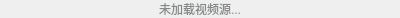
<?xml version="1.0" encoding="UTF-8"?>
<ui version="4.0">
 <class>initWidget</class>
 <widget class="QWidget" name="initWidget">
  <property name="geometry">
   <rect>
    <x>0</x>
    <y>0</y>
    <width>400</width>
    <height>18</height>
   </rect>
  </property>
  <property name="sizePolicy">
   <sizepolicy hsizetype="Preferred" vsizetype="Fixed">
    <horstretch>0</horstretch>
    <verstretch>0</verstretch>
   </sizepolicy>
  </property>
  <property name="windowTitle">
   <string>initWidget</string>
  </property>
  <layout class="QGridLayout" name="gridLayout">
   <property name="leftMargin">
    <number>0</number>
   </property>
   <property name="topMargin">
    <number>0</number>
   </property>
   <property name="rightMargin">
    <number>0</number>
   </property>
   <property name="bottomMargin">
    <number>0</number>
   </property>
   <property name="spacing">
    <number>0</number>
   </property>
   <item row="0" column="0">
    <widget class="QLabel" name="label_">
     <property name="sizePolicy">
      <sizepolicy hsizetype="Fixed" vsizetype="Fixed">
       <horstretch>0</horstretch>
       <verstretch>0</verstretch>
      </sizepolicy>
     </property>
     <property name="minimumSize">
      <size>
       <width>400</width>
       <height>14</height>
      </size>
     </property>
     <property name="maximumSize">
      <size>
       <width>400</width>
       <height>14</height>
      </size>
     </property>
     <property name="styleSheet">
      <string notr="true">font-family:&quot;微软雅黑&quot;;
font-size:12px;
color:#868989;
text-align:center;</string>
     </property>
     <property name="text">
      <string>未加载视频源...</string>
     </property>
     <property name="alignment">
      <set>Qt::AlignCenter</set>
     </property>
    </widget>
   </item>
  </layout>
 </widget>
 <layoutdefault spacing="6" margin="11"/>
 <resources/>
 <connections/>
</ui>
